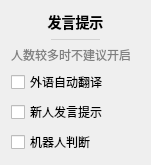
           <widget class="QWidget" name="danmakuSaveSettingsCard" native="true">
            <property name="geometry">
             <rect>
              <x>190</x>
              <y>160</y>
              <width>151</width>
              <height>161</height>
             </rect>
            </property>
            <property name="styleSheet">
             <string notr="true">#danmakuSaveSettingsCard
{
	background: #f7f7ff;
	border: none;
	border-radius: 5px;
}</string>
            </property>
            <layout class="QVBoxLayout" name="verticalLayout_17">
             <item>
              <widget class="QLabel" name="label_15">
               <property name="sizePolicy">
                <sizepolicy hsizetype="Preferred" vsizetype="Fixed">
                 <horstretch>0</horstretch>
                 <verstretch>0</verstretch>
                </sizepolicy>
               </property>
               <property name="styleSheet">
                <string notr="true">font-size: 14px;
font-weight: 500;</string>
               </property>
               <property name="text">
                <string>发言提示</string>
               </property>
               <property name="alignment">
                <set>Qt::AlignCenter</set>
               </property>
              </widget>
             </item>
             <item>
              <widget class="QWidget" name="widget_11" native="true">
               <property name="minimumSize">
                <size>
                 <width>0</width>
                 <height>1</height>
                </size>
               </property>
               <property name="maximumSize">
                <size>
                 <width>16777215</width>
                 <height>1</height>
                </size>
               </property>
               <property name="styleSheet">
                <string notr="true">background: lightgray;
margin: 40px;</string>
               </property>
              </widget>
             </item>
             <item>
              <widget class="QLabel" name="label_69">
               <property name="styleSheet">
                <string notr="true">color: gray;</string>
               </property>
               <property name="text">
                <string>人数较多时不建议开启</string>
               </property>
               <property name="wordWrap">
                <bool>true</bool>
               </property>
              </widget>
             </item>
             <item>
              <widget class="CheckBox1" name="languageAutoTranslateCheck">
               <property name="cursor">
                <cursorShape>PointingHandCursor</cursorShape>
               </property>
               <property name="toolTip">
                <string>&lt;html&gt;&lt;head/&gt;&lt;body&gt;&lt;p&gt;自动翻译常用外语弹幕&lt;/p&gt;&lt;p&gt;目前支持：英语、日语、俄语、韩语&lt;/p&gt;&lt;/body&gt;&lt;/html&gt;</string>
               </property>
               <property name="text">
                <string>外语自动翻译</string>
               </property>
              </widget>
             </item>
             <item>
              <widget class="CheckBox1" name="newbieTipCheck">
               <property name="cursor">
                <cursorShape>PointingHandCursor</cursorShape>
               </property>
               <property name="toolTip">
                <string>&lt;html&gt;&lt;head/&gt;&lt;body&gt;&lt;p&gt;第一次发弹幕时，昵称前显示[初]&lt;/p&gt;&lt;p&gt;若是0级小号，前三次显示红色的[新]&lt;/p&gt;&lt;/body&gt;&lt;/html&gt;</string>
               </property>
               <property name="text">
                <string>新人发言提示</string>
               </property>
              </widget>
             </item>
             <item>
              <widget class="CheckBox1" name="judgeRobotCheck">
               <property name="cursor">
                <cursorShape>PointingHandCursor</cursorShape>
               </property>
               <property name="toolTip">
                <string>&lt;html&gt;&lt;head/&gt;&lt;body&gt;&lt;p&gt;开启后，判定为机器人的用户将不再触发欢迎、感谢关注&lt;/p&gt;&lt;p&gt;根据关注、粉丝、投稿、作品点赞等数据智能分析，有一定几率存在误判情况，但不影响整体效果&lt;/p&gt;&lt;p&gt;进来的人很多时，不建议开启，容易出现“请求被拦截”&lt;/p&gt;&lt;/body&gt;&lt;/html&gt;</string>
               </property>
               <property name="text">
                <string>机器人判断</string>
               </property>
              </widget>
             </item>
            </layout>
           </widget>
